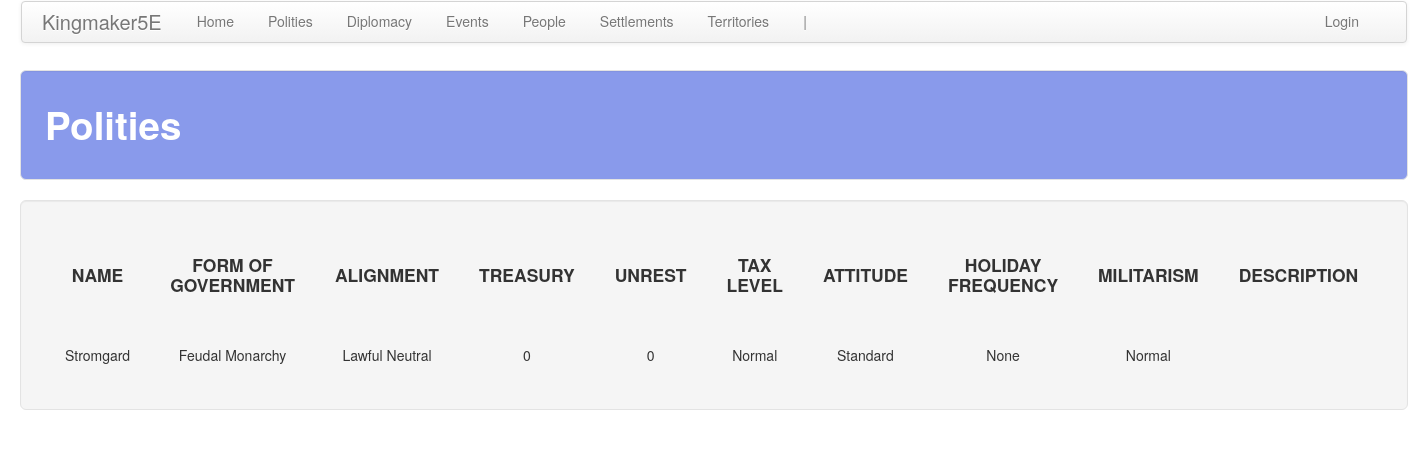
The page /polity/ on the database as committed earlier.
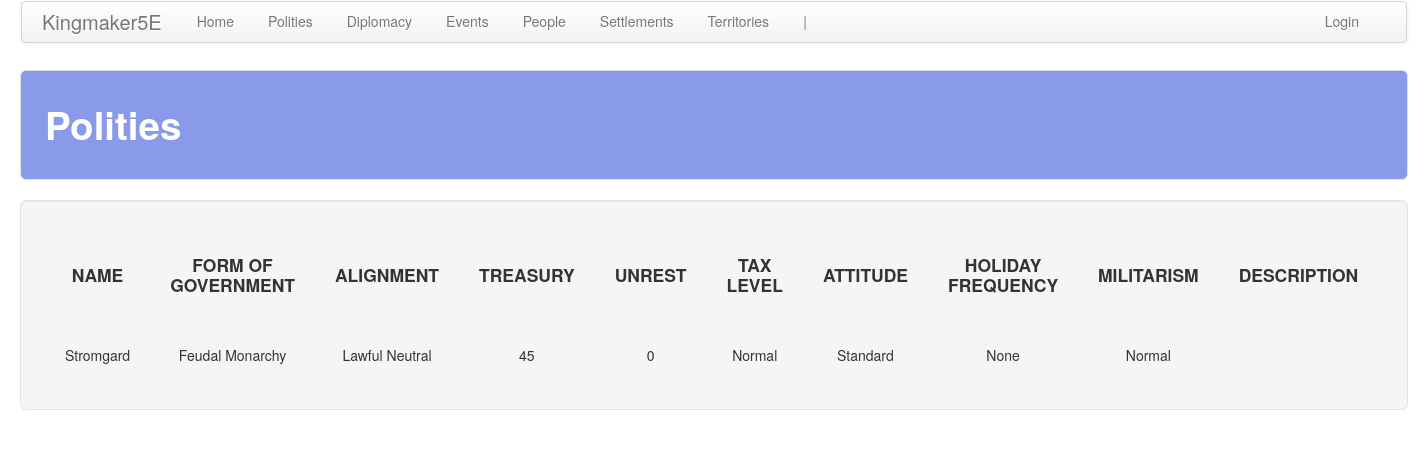
The same page on the database as committed later.
### polity/models.py (models this page shows, shortened)
class Polity(models.Model):
    name = models.CharField(max_length=default_max_length)
    government = models.ForeignKey(
        Government, on_delete=models.CASCADE,
        related_name='polity', related_query_name='polity')
    alignment_lc = models.ForeignKey(
        AlignmentLC, on_delete=models.CASCADE,
        related_name='polity', related_query_name='polity')
    alignment_ge = models.ForeignKey(
        AlignmentGE, on_delete=models.CASCADE,
        related_name='polity', related_query_name='polity')
    treasury = models.IntegerField(default=0)
    unrest = models.IntegerField(default=0)
    desc = models.TextField(default="", blank=True)
    tax_edict = models.ForeignKey(
        'core.TaxEdict', on_delete=models.CASCADE,
        related_name='polity', related_query_name='polity')
    promotion_edict = models.ForeignKey(
        'core.PromotionEdict', on_delete=models.CASCADE,
        related_name='polity', related_query_name='polity')
    holiday_edict = models.ForeignKey(
        'core.HolidayEdict', on_delete=models.CASCADE,
        related_name='polity', related_query_name='polity')
    recruitment_edict = models.ForeignKey(
        'core.RecruitmentEdict', on_delete=models.CASCADE,
        related_name='polity', related_query_name='polity')
    ruler_attribute_1 = models.ForeignKey(
        Attribute, on_delete=models.CASCADE, null=True, blank=True,
        related_name='polity_ruler_1', related_query_name='polity_ruler_1')
    ruler_attribute_2 = models.ForeignKey(
        Attribute, on_delete=models.CASCADE, null=True, blank=True,
        related_name='polity_ruler_2', related_query_name='polity_ruler_2')
    ruler_attribute_3 = models.ForeignKey(
        Attribute, on_delete=models.CASCADE, null=True, blank=True,
        related_name='polity_ruler_3', related_query_name='polity_ruler_3')
    spymaster_attribute = models.ForeignKey(
        Attribute, on_delete=models.CASCADE, null=True, blank=True,
        related_name='polity_spymaster', related_query_name='polity_spymaster')

class Government(models.Model):
    name = models.CharField(max_length=default_max_length)
    desc = models.TextField(default="", blank=True)
    eco_bonus = models.IntegerField(default=0)
    loy_bonus = models.IntegerField(default=0)
    sta_bonus = models.IntegerField(default=0)
    fam_bonus = models.IntegerField(default=0)
    inf_bonus = models.IntegerField(default=0)
    cor_bonus = models.IntegerField(default=0)
    cri_bonus = models.IntegerField(default=0)
    law_bonus = models.IntegerField(default=0)
    lor_bonus = models.IntegerField(default=0)
    pro_bonus = models.IntegerField(default=0)
    soc_bonus = models.IntegerField(default=0)

class AlignmentLC(models.Model):
    name = models.CharField(max_length=default_max_length)
    eco_bonus = models.IntegerField(default=0)
    loy_bonus = models.IntegerField(default=0)
    sta_bonus = models.IntegerField(default=0)
    fam_bonus = models.IntegerField(default=0)
    inf_bonus = models.IntegerField(default=0)
    cor_bonus = models.IntegerField(default=0)
    cri_bonus = models.IntegerField(default=0)
    law_bonus = models.IntegerField(default=0)
    lor_bonus = models.IntegerField(default=0)
    pro_bonus = models.IntegerField(default=0)
    soc_bonus = models.IntegerField(default=0)

class AlignmentGE(models.Model):
    name = models.CharField(max_length=default_max_length)
    eco_bonus = models.IntegerField(default=0)
    loy_bonus = models.IntegerField(default=0)
    sta_bonus = models.IntegerField(default=0)
    fam_bonus = models.IntegerField(default=0)
    inf_bonus = models.IntegerField(default=0)
    cor_bonus = models.IntegerField(default=0)
    cri_bonus = models.IntegerField(default=0)
    law_bonus = models.IntegerField(default=0)
    lor_bonus = models.IntegerField(default=0)
    pro_bonus = models.IntegerField(default=0)
    soc_bonus = models.IntegerField(default=0)

### core/models.py (models this page shows, shortened)
class TaxEdict(models.Model):
    tax_level = models.CharField(max_length=default_max_length)
    revenue_divisor = models.FloatField()
    eco_bonus = models.IntegerField()
    loy_bonus = models.IntegerField()

class PromotionEdict(models.Model):
    attitude = models.CharField(max_length=default_max_length)
    hex_claims = models.IntegerField()
    eco_bonus = models.IntegerField()
    loy_bonus = models.IntegerField()
    sta_bonus = models.IntegerField()
    con_bonus = models.IntegerField()
    con_dice = models.IntegerField(null=True, blank=True)

class HolidayEdict(models.Model):
    frequency = models.CharField(max_length=default_max_length)
    eco_bonus = models.IntegerField()
    loy_bonus = models.IntegerField()
    con_bonus = models.IntegerField()
    con_dice = models.IntegerField(null=True, blank=True)

class RecruitmentEdict(models.Model):
    militarism = models.CharField(max_length=default_max_length)
    manpower_mult = models.FloatField()
    elites_mult = models.FloatField()
    fam_bonus = models.IntegerField()
    inf_bonus = models.IntegerField()
    def_bonus = models.IntegerField()
    eco_bonus = models.IntegerField()
    soc_bonus = models.IntegerField()

### polity/views.py (the view)
# urls.py: path('', views.polities, name='polities'),
def polities(request): return show_all_items(request, app_name, a_obj, a_plural, sort='name')

### common/views.py (called while the page is built)
def show_all_items(
        request, app_name, obj, obj_plural,
        sort=None, sort_2=None, sort_3=None, sort_4=None, sort_5=None
):
    obj_plural_s = obj_plural
    obj_plural = obj_plural.replace(' ', '_')
    if sort is None:
        items = obj.objects.all()
    elif sort_2 is None:
        items = obj.objects.order_by(sort)
    elif sort_3 is None:
        items = obj.objects.order_by(sort, sort_2)
    elif sort_4 is None:
        items = obj.objects.order_by(sort, sort_2, sort_3)
    elif sort_5 is None:
        items = obj.objects.order_by(sort, sort_2, sort_3, sort_4)
    else:
        items = obj.objects.order_by(sort, sort_2, sort_3, sort_4, sort_5)
    return render(
        request, '%s/%s.html' % (app_name, obj_plural),
        {'title': obj_plural_s.title(), obj_plural: items}
    )

### polity/templates/polity/polities.html (shortened to what this page needs)
<!DOCTYPE html>
{% extends 'polity/base.html' %}
{% block table_header %}
    <th class="th_ccell"><h4>NAME</h4></th>
    <th class="th_ccell"><h4>FORM OF GOVERNMENT</h4></th>
    <th class="th_ccell"><h4>ALIGNMENT</h4></th>
    <th class="th_ccell"><h4>TREASURY</h4></th>
    <th class="th_ccell"><h4>UNREST</h4></th>
    <th class="th_ccell"><h4>TAX LEVEL</h4></th>
    <th class="th_ccell"><h4>ATTITUDE</h4></th>
    <th class="th_ccell"><h4>HOLIDAY FREQUENCY</h4></th>
    <th class="th_ccell"><h4>MILITARISM</h4></th>
    <th class="th_ccell"><h4>DESCRIPTION</h4></th>
    <th class="th_ccell"><h4></h4></th>
{% endblock %}
{% block table_body %}
    {% for polity in polities %}
        <tr>
            <td class="tb_ccell">{{ polity.name }}</td>
            <td class="tb_ccell">{{ polity.government.name }}</td>
            <td class="tb_ccell">
                {% if polity.alignment_lc.name == "Neutral" and polity.alignment_ge.name == "Neutral" %}
                    True Neutral
                {% else %}
                    {{ polity.alignment_lc.name }} {{ polity.alignment_ge.name }}
                {% endif %}
            </td>
            <td class="tb_ccell">{{ polity.treasury }}</td>
            <td class="tb_ccell">{{ polity.unrest }}</td>
            <td class="tb_ccell">{{ polity.tax_edict.tax_level }}</td>
            <td class="tb_ccell">{{ polity.promotion_edict.attitude }}</td>
            <td class="tb_ccell">{{ polity.holiday_edict.frequency }}</td>
            <td class="tb_ccell">{{ polity.recruitment_edict.militarism }}</td>
            <td class="tb_ccell">{{ polity.desc }}</td>
            <td class="tb_ccell">
            </td>
        </tr>
    {% endfor %}
{% endblock %}

Rows that differ between the two databases and show on the page:
changed Polity "Stromgard": treasury "0" → "45"
